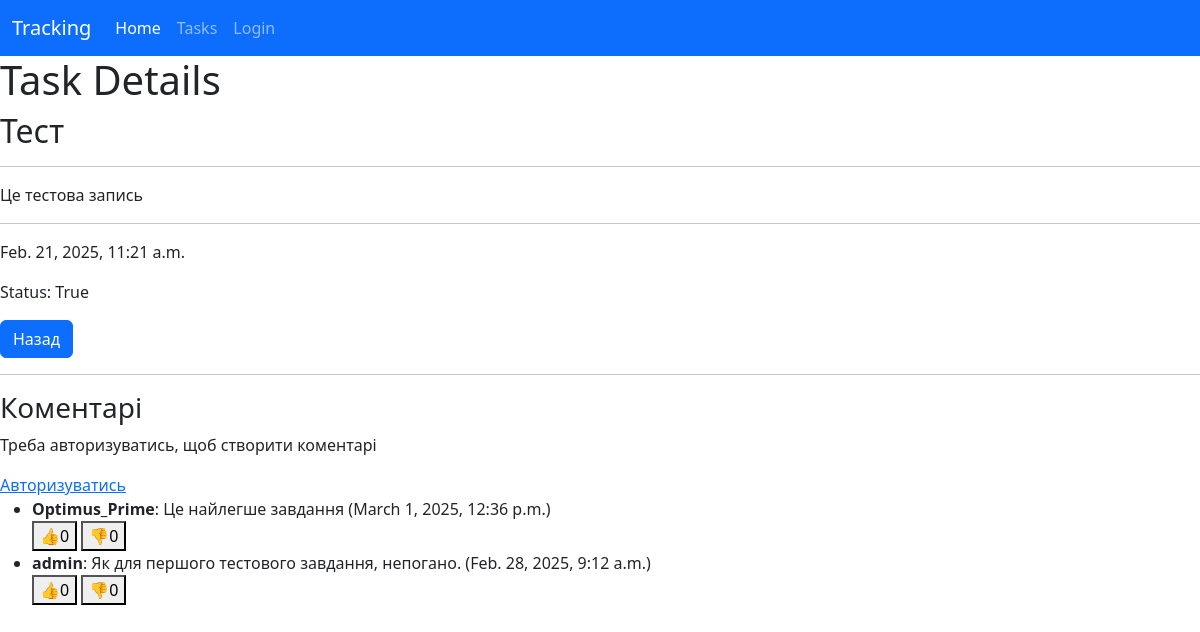
Page /task-detail/1/ on the committed database.
### tracking_system/models.py (models this page shows, shortened)
class Task(models.Model):
    user = models.ForeignKey(User, on_delete=models.CASCADE)
    title = models.CharField(max_length=200)
    start = models.DateTimeField()
    end = models.DateTimeField()
    description = models.TextField()
    status = models.BooleanField()
    prioritet = models.IntegerField()
    permission = models.BooleanField()
    class Meta:
        ordering = ['start']

class Comments(models.Model):
    text = models.TextField()
    likes = models.IntegerField(default=0)
    dislikes = models.IntegerField(default=0)
    user = models.ForeignKey(User, on_delete=models.CASCADE)
    task = models.ForeignKey(Task, on_delete=models.CASCADE, related_name='comments')
    created_at = models.DateTimeField(auto_now_add=True)
    class Meta:
        verbose_name = "Comment"
        verbose_name_plural = "Comments"
        ordering = ["-created_at"]

### tracking_system/views.py (the view)
# urls.py: path('task-detail/<int:task_id>/', views.task_detail, name='task-detail'),
def task_detail(request, task_id):
    task = Task.objects.get(id=task_id)
    comments = Comments.objects.filter(task=task)
    if request.method == 'POST':
        comment = request.POST.get('comment')
        Comments.objects.create(user=request.user, task=task, comment=comment)
        return redirect('task-detail', id=task_id)
    return render(request, template_name='tracking/task_detail.html', context={'task': task, 'comments': comments})

### templates/tracking/task_detail.html (shortened to what this page needs)
{% extends "base.html" %}
{% load static %}
{% block content %}
<h1>Task Details</h1>
<h2>{{ task.title }}</h2>
<hr>
<p>{{ task.description }}</p>
<hr>
<p>{{ task.start }}</p>
<p>Status: {{ task.status }}</p>
<a class="btn btn-primary" href="{% url 'index' %}">Назад</a>
<hr>
<h3>Коментарі</h3>
{% if  request.user.is_authenticated %}
    <form id="comment-form" method="POST" action="{% url 'task-comment' task.id %}">
        {% csrf_token %}
        <input type="text" id="comment-text" name="text" placeholder="Введіть коментарий">
        <button class="btn btn-primary" type="submit">Додати коментарий</button>
    </form>
{% else %}
    <p>Треба авторизуватись, щоб створити коментарі</p>
    <a href="{% url 'login' %}">Авторизуватись</a>
{% endif %}
<ul id="comment-list">
    {% for comment in task.comments.all %}
      <li>
        <strong>{{ comment.user.username }}</strong>: {{comment.text}} ({{ comment.created_at }})
        <br>
        <button class="like-btn" data-comment-id="{{ comment.id }}" data-task-id="{{ task.id }}">👍<span id="like-count-{{ comment.id }}">{{ comment.likes }}</span></button>
        <button class="dislike-btn" data-comment-id="{{ comment.id }}" data-task-id="{{ task.id }}">👎<span id="dislike-count-{{ comment.id }}" >{{ comment.dislikes }}</span></button>
    </li>
    {% endfor %}
</ul>
{% endblock %}

### rows in the picture
Task: title "Тест", description "Це тестова запись", start "Feb. 21, 2025, 11:21 a.m.", status "True"
Comments: user.username "Optimus_Prime", text "Це найлегше завдання", created_at "March 1, 2025, 12:36 p.m.", likes "0", dislikes "0"
Comments: user.username "admin", text "Як для першого тестового завдання, непогано.", created_at "Feb. 28, 2025, 9:12 a.m.", likes "0", dislikes "0"
